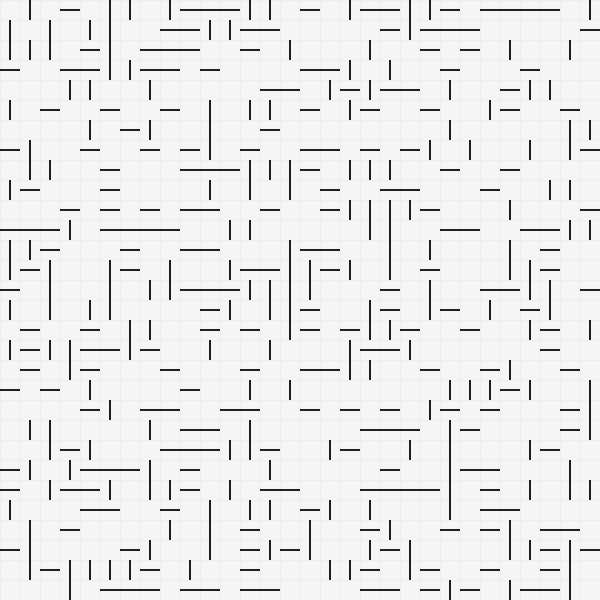
Frame 1 (no input)
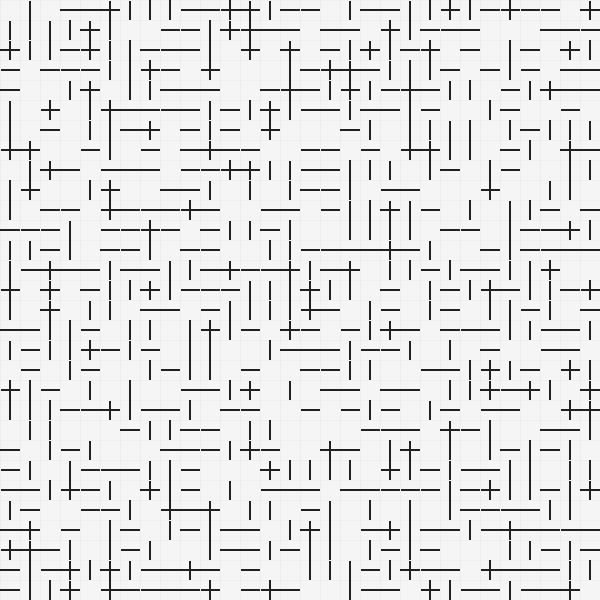
Frame 2 (the mouse pressed at the canvas centre, redrawn once)

The Processing sketch that drew these frames (run headless with seeded random() and noise(); the mouse was pressed at the canvas centre and the sketch redrawn once):

// Processing sketch: grid02
// ── grid02.pde
int numX, numY;
float spaceX = 20, spaceY = 20;

void setup() {
  size(600, 600);
  pixelDensity(displayDensity());
  background(#f5f5f5);
  rectMode(CENTER);
  noLoop();
  numX = ceil(width / spaceX);
  numY = ceil(height / spaceY);
}

void draw() {
  stroke(#eeeeee);
  strokeWeight(1);
  noFill();
  for (int y = 0; y < numY; y++) {
    float posY = y * spaceY;
    line(0, posY, width, posY);
  }
  for (int x = 0; x < numX; x++) {
    float posX = x * spaceX;
    line(posX, 0, posX, height);
  }

  noStroke();
  fill(#202020);
  float w = 2;
  for (int y = 0; y < height; y += spaceY) {
    for (int x = 0; x < width; x += spaceX) {
      float cx = x + spaceX/2;
      float cy = y + spaceY/2;
      int r = int(random(4));
      if (r == 0) {
        rect(cx, cy, spaceX, w);
      } else if (r == 1) {
        rect(cx, cy, w, spaceY);
      }
    }
  }
}
